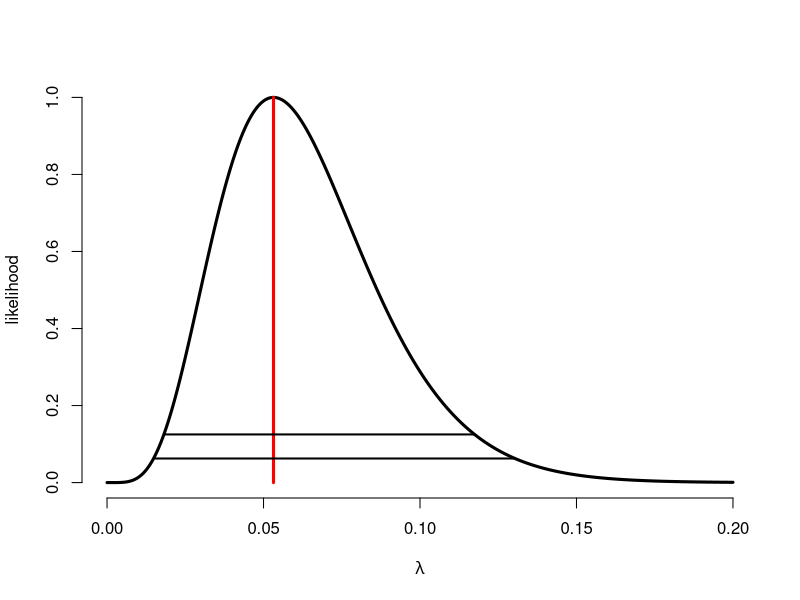

Recreate this plot in R.
## ---- chunk 1
?UCBAdmissions
data(UCBAdmissions)
totalAdmissions <- apply(UCBAdmissions, c(1, 2), sum)
totalAdmissions
round(totalAdmissions[1,] / apply(totalAdmissions, 2, sum), 3)
## ---- chunk 2
round(apply(UCBAdmissions, 3,
      function(x) c(x[1] / sum(x[1 : 2]),
                    x[3] / sum(x[3 : 4]))), 2)
## ---- chunk 3
apply(UCBAdmissions, c(2, 3), sum)
## ---- chunk 4
dat <- array(c(11, 10, 25, 27, 16, 22,  4, 10,
               14,  7,  5, 12,  2,  1, 14, 16,
                6,  0, 11, 12,  1,  0, 10, 10,
                1,  1,  4,  8,  4,  6,  2,  1),
             c(2, 2, 8))
mantelhaen.test(dat, correct=FALSE)
## ---- chunk 5
mcnemar.test(matrix(c(794, 86, 150, 570), 2), correct = FALSE)
## ---- chunk 6
mcnemar.test(matrix(c(794, 86, 150, 570), 2), correct = TRUE)
## ---- chunk 7
pbinom(86, 86+150, prob=.5)
## ---- chunk 8
binom.test(15, 25)
#p-value = 0.4244
## ---- chunk 9
prop.test(15, 25, p = .5)
# X-squared = 0.64, df = 1, p-value = 0.4237
## ---- chunk 10
mercury_diff <- c(.07, .07, .00, -.04, .10, -.05, .11, .35, .36, .19, -.05, -.01, .02, -.01, -.02, .01, .08, -.02, .03, -.13, .02, -.04, .01, .04, -.08)
wilcox.test(mercury_diff, exact = FALSE)
## ---- chunk 11
lambda <- seq(0, .2, length=1000)
likelihood <- dpois(5, 94*lambda)/dpois(5, 5)
plot(lambda, likelihood, frame=FALSE, lwd=3, type="l", xlab=expression(lambda))
lines(rep(5/94, 2), 0:1, col = "red", lwd=3)
lines(range(lambda[likelihood > 1/16]), rep(1/16, 2), lwd = 2)
lines(range(lambda[likelihood > 1/8]), rep(1/8, 2), lwd = 2)
